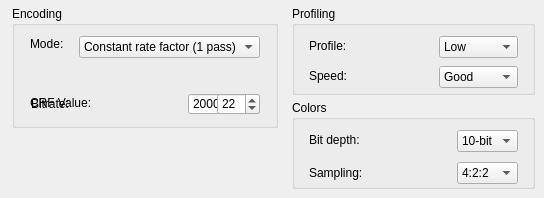
      <widget class="QWidget" name="VPXTab">
       <attribute name="title">
        <string>VP9</string>
       </attribute>
       <widget class="QGroupBox" name="EncodingSettingVPXGB">
        <property name="geometry">
         <rect>
          <x>12</x>
          <y>6</y>
          <width>266</width>
          <height>122</height>
         </rect>
        </property>
        <property name="title">
         <string>Encoding</string>
        </property>
        <widget class="QLabel" name="EncodeModeVPXLabel">
         <property name="geometry">
          <rect>
           <x>18</x>
           <y>30</y>
           <width>39</width>
           <height>16</height>
          </rect>
         </property>
         <property name="text">
          <string>Mode:</string>
         </property>
        </widget>
        <widget class="QComboBox" name="EncodeModeVPXDD">
         <property name="geometry">
          <rect>
           <x>67</x>
           <y>30</y>
           <width>181</width>
           <height>22</height>
          </rect>
         </property>
         <property name="toolTip">
          <string>The encoding mode to use.</string>
         </property>
         <item>
          <property name="text">
           <string>Constant rate factor (1 pass)</string>
          </property>
         </item>
         <item>
          <property name="text">
           <string>Average bitrate (1 pass)</string>
          </property>
         </item>
         <item>
          <property name="text">
           <string>Target bitrate (2 pass)</string>
          </property>
         </item>
        </widget>
        <widget class="QDoubleSpinBox" name="BitrateVPXNUD">
         <property name="geometry">
          <rect>
           <x>176</x>
           <y>87</y>
           <width>72</width>
           <height>22</height>
          </rect>
         </property>
         <property name="toolTip">
          <string>The bitrate to use for encoding.</string>
         </property>
         <property name="decimals">
          <number>0</number>
         </property>
         <property name="maximum">
          <double>80000.000000000000000</double>
         </property>
         <property name="value">
          <double>2000.000000000000000</double>
         </property>
        </widget>
        <widget class="QSpinBox" name="crfVPXNUD">
         <property name="geometry">
          <rect>
           <x>205</x>
           <y>87</y>
           <width>43</width>
           <height>22</height>
          </rect>
         </property>
         <property name="toolTip">
          <string>The CRF strength value to use for encoding.</string>
         </property>
         <property name="maximum">
          <number>63</number>
         </property>
         <property name="value">
          <number>22</number>
         </property>
        </widget>
        <widget class="QLabel" name="crfVPXLabel">
         <property name="geometry">
          <rect>
           <x>18</x>
           <y>89</y>
           <width>73</width>
           <height>16</height>
          </rect>
         </property>
         <property name="text">
          <string>CRF Value:</string>
         </property>
        </widget>
        <widget class="QLabel" name="BitrateVPXLabel">
         <property name="geometry">
          <rect>
           <x>19</x>
           <y>90</y>
           <width>61</width>
           <height>16</height>
          </rect>
         </property>
         <property name="text">
          <string>Bitrate:</string>
         </property>
        </widget>
       </widget>
       <widget class="QGroupBox" name="ProfileVPXGB">
        <property name="geometry">
         <rect>
          <x>292</x>
          <y>6</y>
          <width>243</width>
          <height>89</height>
         </rect>
        </property>
        <property name="title">
         <string>Profiling</string>
        </property>
        <property name="checkable">
         <bool>false</bool>
        </property>
        <property name="checked">
         <bool>false</bool>
        </property>
        <widget class="QLabel" name="Profile264Label_2">
         <property name="geometry">
          <rect>
           <x>17</x>
           <y>30</y>
           <width>45</width>
           <height>20</height>
          </rect>
         </property>
         <property name="text">
          <string>Profile:</string>
         </property>
        </widget>
        <widget class="QComboBox" name="ProfileVPXDD">
         <property name="geometry">
          <rect>
           <x>147</x>
           <y>30</y>
           <width>79</width>
           <height>22</height>
          </rect>
         </property>
         <property name="toolTip">
          <string>Sets the VP9 profile for encoding.</string>
         </property>
         <item>
          <property name="text">
           <string>Low</string>
          </property>
         </item>
         <item>
          <property name="text">
           <string>Simple</string>
          </property>
         </item>
         <item>
          <property name="text">
           <string>Complex</string>
          </property>
         </item>
         <item>
          <property name="text">
           <string>Full</string>
          </property>
         </item>
        </widget>
        <widget class="QLabel" name="SpeedLabel">
         <property name="geometry">
          <rect>
           <x>17</x>
           <y>60</y>
           <width>50</width>
           <height>20</height>
          </rect>
         </property>
         <property name="text">
          <string>Speed:</string>
         </property>
        </widget>
        <widget class="QComboBox" name="SpeedDD">
         <property name="geometry">
          <rect>
           <x>147</x>
           <y>60</y>
           <width>79</width>
           <height>22</height>
          </rect>
         </property>
         <property name="toolTip">
          <string>Sets the speed control for VP9.</string>
         </property>
         <item>
          <property name="text">
           <string>Good</string>
          </property>
         </item>
         <item>
          <property name="text">
           <string>Best</string>
          </property>
         </item>
        </widget>
       </widget>
       <widget class="QGroupBox" name="ColorsVPXGB">
        <property name="geometry">
         <rect>
          <x>292</x>
          <y>100</y>
          <width>243</width>
          <height>89</height>
         </rect>
        </property>
        <property name="title">
         <string>Colors</string>
        </property>
        <property name="checkable">
         <bool>false</bool>
        </property>
        <property name="checked">
         <bool>false</bool>
        </property>
        <widget class="QLabel" name="BitDepthVPXLabel">
         <property name="geometry">
          <rect>
           <x>17</x>
           <y>30</y>
           <width>61</width>
           <height>20</height>
          </rect>
         </property>
         <property name="text">
          <string>Bit depth:</string>
         </property>
        </widget>
        <widget class="QComboBox" name="BitDepthVPXDD">
         <property name="geometry">
          <rect>
           <x>165</x>
           <y>30</y>
           <width>61</width>
           <height>22</height>
          </rect>
         </property>
         <property name="toolTip">
          <string>Sets the output color depth.</string>
         </property>
         <item>
          <property name="text">
           <string>10-bit</string>
          </property>
         </item>
         <item>
          <property name="text">
           <string>12-bit</string>
          </property>
         </item>
        </widget>
        <widget class="QLabel" name="SampleVPXLabel">
         <property name="geometry">
          <rect>
           <x>17</x>
           <y>60</y>
           <width>92</width>
           <height>26</height>
          </rect>
         </property>
         <property name="text">
          <string>Sampling:</string>
         </property>
        </widget>
        <widget class="QComboBox" name="SampleVPXDD">
         <property name="geometry">
          <rect>
           <x>165</x>
           <y>62</y>
           <width>61</width>
           <height>22</height>
          </rect>
         </property>
         <property name="toolTip">
          <string>Sets the output color sampling.</string>
         </property>
         <item>
          <property name="text">
           <string>4:2:2</string>
          </property>
         </item>
         <item>
          <property name="text">
           <string>4:4:4</string>
          </property>
         </item>
        </widget>
       </widget>
      </widget>
